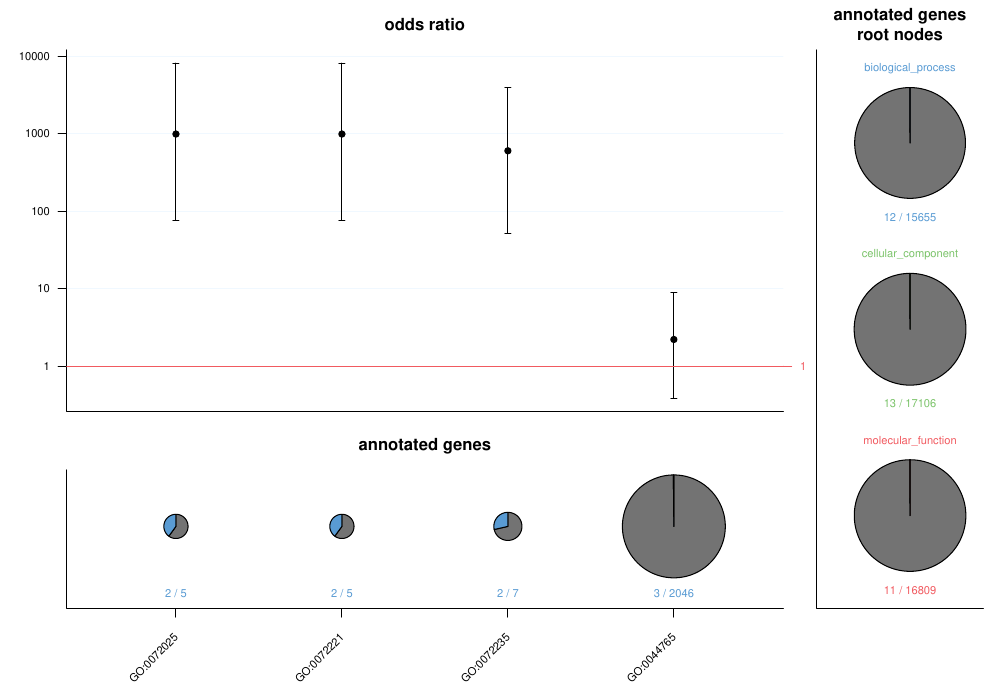

Write R code to recreate this figure.

# run in GOfuncR/tests

library(GOfuncR)

pdf("test_plot_anno_scores.pdf", width=10)

	################## (1) hyper

	set.seed(123)

	## run Func
	gene_ids = c('NCAPG', 'QUATSCH1', 'APOL4', 'NGFR', 'NXPH4', 'C21orf59', 'CACNG2', 'AGTR1', 'ANO1', 
	 'BTBD3', 'MTUS1', 'CALB1', 'GYG1', 'PAX2')
	genes = rep(1, length(gene_ids))
	names(genes) = gene_ids
	go_res = go_enrich(genes, n_randsets=20, silent=T)

	### run Func - defined background
	candi_gene_ids = c('NCAPG', 'APOL4', 'NGFR', 'NXPH4', 'C21orf59', 'CACNG2', 'AGTR1', 'ANO1', 'BTBD3', 'MTUS1', 'CALB1', 'GYG1', 'PAX2')
	bg_gene_ids = c('FGR', 'NPHP1', 'DRD2', 'ABCC10', 'PTBP2', 'JPH4', 'SMARCC2', 'FN1', 'NODAL', 'CYP1A2', 'ACSS1', 'CDHR1', 'SLC25A36', 'LEPR', 'PRPS2', 'TNFAIP3', 'NKX3-1', 'LPAR2', 'PGAM2', 'GAPDHS')
	genes = c(rep(1,length(candi_gene_ids)), rep(0,length(bg_gene_ids)))
	names(genes) = c(candi_gene_ids, bg_gene_ids)
	go_bg = go_enrich(genes, n_randsets=20, silent=T)
	### skip one root
	set.seed(123)
	go_bg_skip = go_enrich(genes, n_randsets=20, domains=c('molecular_function', 'cellular_component'), silent=T)
	go_bg_skip2 = go_enrich(genes, n_randsets=20, domains=c('molecular_function', 'biological_process'), silent=T)
	go_bg_skip3 = go_enrich(genes, n_randsets=20, domains=c('cellular_component'), silent=T)


	### plot 
	# normal input (check order-preserve)
	x = plot_anno_scores(go_res, go_ids=c('GO:0072025','GO:0072221','GO:0072235', 'GO:0044765'))
	print(x)
	plot_anno_scores(go_bg, go_ids=c('GO:0005634','GO:0004945','GO:0008289','GO:0005737','GO:0071495'))
	# corner case
	plot_anno_scores(go_bg, go_ids=c('GO:0005623')) # only one GO
	plot_anno_scores(go_bg, go_ids=c('GO:0000166', 'GO:0000287', 'GO:0000981')) # no candidate annotated
	# skipped root node
	plot_anno_scores(go_bg_skip, go_bg_skip[[1]][1:5,2]) # no biol_process
	plot_anno_scores(go_bg_skip2, go_bg_skip2[[1]][1:5,2]) # no cell_comp
	plot_anno_scores(go_bg_skip3, go_bg_skip3[[1]][1:5,2]) # only cell_comp



	################## (2) wilcoxon
	library(GOfuncR)
	set.seed(123)
	high_score_genes = c('G6PD', 'GCK', 'GYS1', 'HK2', 'PYGL', 'SLC2A8', 'UGP2', 'ZWINT', 'ENGASE')
	low_score_genes = c('CACNG2', 'AGTR1', 'ANO1', 'BTBD3', 'MTUS1', 'CALB1', 'GYG1', 'PAX2')
	genes = c(sample(20:30, length(high_score_genes)), sample(5:15, length(low_score_genes)))
	names(genes) = c(high_score_genes, low_score_genes)
	go_willi = go_enrich(genes, test='wilcoxon', n_randsets=20, silent=T)
	go_willi_skip = go_enrich(genes, test='wilcoxon', n_randsets=20, domains=c('cellular_component'), silent=T)

	## plot
	# normal input
	w = plot_anno_scores(go_willi, go_ids=c('GO:0072025','GO:0072221','GO:0072235', 'GO:0044765'))
	print(w)
	plot_anno_scores(go_willi, go_ids=c('GO:0005634','GO:0004945','GO:0008289','GO:0005737','GO:0071495'))
	# corner cases
	plot_anno_scores(go_willi, go_ids=c('GO:0005634')) # only one GO
	plot_anno_scores(go_willi_skip, go_ids=go_willi_skip[[1]][1:5,2]) # skipped root node

	# mouse
	set.seed(123)
	high_score_genes = c('G6pd', 'Gck', 'Gys1', 'Hk2', 'Pygl', 'Slc2a8', 'Ugp2', 'Zwint', 'Engase')
	low_score_genes = c('Cacng2', 'Agtr1', 'Ano1', 'Btbd3', 'Mtus1', 'Calb1', 'Gyg1', 'Pax2')
	genes = c(sample(20:30, length(high_score_genes)), sample(5:15, length(low_score_genes)))
	names(genes) = c(high_score_genes, low_score_genes)
	go_willi_mus = go_enrich(genes, test='wilcoxon', n_randsets=20, ref_genome='grcm38', silent=T)
	plot_anno_scores(go_willi_mus, go_ids=c('GO:0072025','GO:0072221','GO:0072235', 'GO:0044765')) # check mouse genome is used in get_anno_genes (prints to console 'using ref-genome...')


	####################  (3) binomial
	require(GOfuncR)
	set.seed(123)
	high_human_genes = c('G6PD', 'GCK', 'GYS1', 'HK2', 'PYGL', 'SLC2A8', 'UGP2', 'ZWINT', 'ENGASE')
	low_human_genes = c('CACNG2', 'AGTR1', 'ANO1', 'BTBD3', 'MTUS1', 'CALB1', 'GYG1', 'PAX2')
	human_counts = c(sample(20:30, length(high_human_genes)), sample(5:15, length(low_human_genes)))
	chimp_counts = c(sample(5:15, length(high_human_genes)), sample(20:30, length(low_human_genes)))
	genes = data.frame(gene=c(high_human_genes, low_human_genes), chimp_counts, human_counts)
	go_binom = go_enrich(genes, test='binomial', n_randsets=20, silent=T)
	go_binom_skip = go_enrich(genes, test='binomial', n_randsets=20, domains=c('molecular_function', 'cellular_component'), silent=T)
	go_binom_skip2 = go_enrich(genes, test='binomial', n_randsets=20, domains=c('molecular_function', 'biological_process'), silent=T)
	go_binom_skip3 = go_enrich(genes, test='binomial', n_randsets=20, domains=c('cellular_component'), silent=T)
	### new
	b = plot_anno_scores(go_binom, go_ids = head(go_binom[[1]])$node_id)
	print(b)
	plot_anno_scores(go_binom, go_ids = tail(go_binom[[1]])$node_id)
	plot_anno_scores(go_binom_skip, go_ids = head(go_binom_skip[[1]])$node_id[1:5])
	plot_anno_scores(go_binom_skip2, go_ids = head(go_binom_skip2[[1]])$node_id[1:3])
	# only one node
	plot_anno_scores(go_binom_skip3, go_ids = head(go_binom_skip3[[1]])$node_id[4])


	#################### (4) contingency
	# 2x2 contingency
	require(GOfuncR)
	set.seed(123)
	high_substi_genes = c('G6PD', 'GCK', 'GYS1', 'HK2', 'PYGL', 'SLC2A8', 'UGP2', 'ZWINT', 'ENGASE')
	low_substi_genes = c('CACNG2', 'AGTR1', 'ANO1', 'BTBD3', 'MTUS1', 'CALB1', 'GYG1', 'PAX2', 'C21orf59')
	subs_syn = sample(45:55, length(c(high_substi_genes, low_substi_genes)), replace=T)
	subs_non_syn = c(sample(15:25, length(high_substi_genes), replace=T), sample(0:10, length(low_substi_genes)))
	vari_syn = sample(25:35, length(c(high_substi_genes, low_substi_genes)), replace=T)
	vari_non_syn = c(sample(0:10, length(high_substi_genes), replace=T), sample(10:20, length(low_substi_genes)))
	genes = data.frame(genes=c(high_substi_genes, low_substi_genes), vari_syn, vari_non_syn, subs_syn, subs_non_syn)
	go_conti = go_enrich(genes, test="contingency", n_randsets=20, silent=T)

	## plot
	x = plot_anno_scores(go_conti, go_ids=c('GO:0072025','GO:0072221','GO:0072235', 'GO:0044765'))
	print(x)
	# only one node
	plot_anno_scores(go_conti, go_ids=c('GO:0072025'))


dev.off()

#### errors
tryCatch(plot_anno_scores("bla"), error=function(cond) print(cond))

# no genes annotated 
# (plot_anno_scores checks if go_ids in res[[1]], nodes without annotations are included in res in the first place)
tryCatch(plot_anno_scores(go_bg, go_ids=c('GO:0000009', 'GO:0000010', 'GO:0000014')), error=function(cond) print(cond))
# GO not in res-root-nodes (also skipped domain, should be the same error as above)
tryCatch(plot_anno_scores(go_bg_skip3, go_ids=c('GO:0005634','GO:0004945')), error=function(cond) print(cond))

message(paste0(getwd(),"/test_plot_anno_scores.pdf created."))
